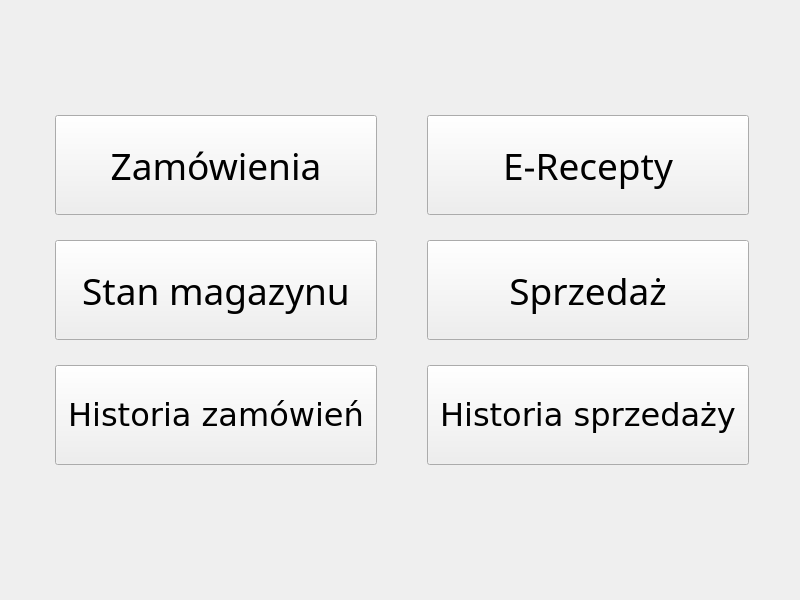
<?xml version="1.0" encoding="UTF-8"?>
<ui version="4.0">
 <class>landing</class>
 <widget class="QWidget" name="landing">
  <property name="geometry">
   <rect>
    <x>0</x>
    <y>0</y>
    <width>800</width>
    <height>600</height>
   </rect>
  </property>
  <property name="windowTitle">
   <string>Form</string>
  </property>
  <widget class="QWidget" name="gridLayoutWidget">
   <property name="geometry">
    <rect>
     <x>30</x>
     <y>90</y>
     <width>744</width>
     <height>400</height>
    </rect>
   </property>
   <layout class="QGridLayout" name="gridLayout" columnstretch="0,0">
    <property name="sizeConstraint">
     <enum>QLayout::SetDefaultConstraint</enum>
    </property>
    <property name="leftMargin">
     <number>25</number>
    </property>
    <property name="topMargin">
     <number>25</number>
    </property>
    <property name="rightMargin">
     <number>25</number>
    </property>
    <property name="bottomMargin">
     <number>25</number>
    </property>
    <property name="horizontalSpacing">
     <number>50</number>
    </property>
    <property name="verticalSpacing">
     <number>25</number>
    </property>
    <item row="2" column="1">
     <widget class="QPushButton" name="pushButton_6">
      <property name="sizePolicy">
       <sizepolicy hsizetype="Ignored" vsizetype="Fixed">
        <horstretch>0</horstretch>
        <verstretch>0</verstretch>
       </sizepolicy>
      </property>
      <property name="minimumSize">
       <size>
        <width>50</width>
        <height>100</height>
       </size>
      </property>
      <property name="font">
       <font>
        <family>DejaVu Sans</family>
        <pointsize>24</pointsize>
       </font>
      </property>
      <property name="autoFillBackground">
       <bool>true</bool>
      </property>
      <property name="text">
       <string>Historia sprzedaży</string>
      </property>
     </widget>
    </item>
    <item row="1" column="1">
     <widget class="QPushButton" name="pushButton_4">
      <property name="sizePolicy">
       <sizepolicy hsizetype="Ignored" vsizetype="Fixed">
        <horstretch>0</horstretch>
        <verstretch>0</verstretch>
       </sizepolicy>
      </property>
      <property name="minimumSize">
       <size>
        <width>50</width>
        <height>100</height>
       </size>
      </property>
      <property name="font">
       <font>
        <family>Noto Sans Cham</family>
        <pointsize>28</pointsize>
       </font>
      </property>
      <property name="autoFillBackground">
       <bool>true</bool>
      </property>
      <property name="text">
       <string>Sprzedaż</string>
      </property>
     </widget>
    </item>
    <item row="0" column="1">
     <widget class="QPushButton" name="pushButton_2">
      <property name="sizePolicy">
       <sizepolicy hsizetype="Ignored" vsizetype="Fixed">
        <horstretch>0</horstretch>
        <verstretch>0</verstretch>
       </sizepolicy>
      </property>
      <property name="minimumSize">
       <size>
        <width>50</width>
        <height>100</height>
       </size>
      </property>
      <property name="font">
       <font>
        <family>Noto Sans Cham</family>
        <pointsize>28</pointsize>
       </font>
      </property>
      <property name="autoFillBackground">
       <bool>true</bool>
      </property>
      <property name="text">
       <string>E-Recepty</string>
      </property>
     </widget>
    </item>
    <item row="1" column="0">
     <widget class="QPushButton" name="pushButton_3">
      <property name="sizePolicy">
       <sizepolicy hsizetype="Ignored" vsizetype="Fixed">
        <horstretch>0</horstretch>
        <verstretch>0</verstretch>
       </sizepolicy>
      </property>
      <property name="minimumSize">
       <size>
        <width>50</width>
        <height>100</height>
       </size>
      </property>
      <property name="font">
       <font>
        <family>Noto Sans Cham</family>
        <pointsize>28</pointsize>
       </font>
      </property>
      <property name="autoFillBackground">
       <bool>true</bool>
      </property>
      <property name="text">
       <string>Stan magazynu</string>
      </property>
     </widget>
    </item>
    <item row="0" column="0">
     <widget class="QPushButton" name="pushButton_1">
      <property name="sizePolicy">
       <sizepolicy hsizetype="Ignored" vsizetype="Fixed">
        <horstretch>0</horstretch>
        <verstretch>0</verstretch>
       </sizepolicy>
      </property>
      <property name="minimumSize">
       <size>
        <width>50</width>
        <height>100</height>
       </size>
      </property>
      <property name="font">
       <font>
        <family>Noto Sans Cham</family>
        <pointsize>28</pointsize>
       </font>
      </property>
      <property name="autoFillBackground">
       <bool>true</bool>
      </property>
      <property name="text">
       <string>Zamówienia</string>
      </property>
     </widget>
    </item>
    <item row="2" column="0">
     <widget class="QPushButton" name="pushButton_5">
      <property name="sizePolicy">
       <sizepolicy hsizetype="Ignored" vsizetype="Fixed">
        <horstretch>0</horstretch>
        <verstretch>0</verstretch>
       </sizepolicy>
      </property>
      <property name="minimumSize">
       <size>
        <width>50</width>
        <height>100</height>
       </size>
      </property>
      <property name="font">
       <font>
        <family>DejaVu Sans</family>
        <pointsize>24</pointsize>
       </font>
      </property>
      <property name="autoFillBackground">
       <bool>true</bool>
      </property>
      <property name="text">
       <string>Historia zamówień</string>
      </property>
     </widget>
    </item>
   </layout>
  </widget>
 </widget>
 <resources/>
 <connections/>
</ui>
